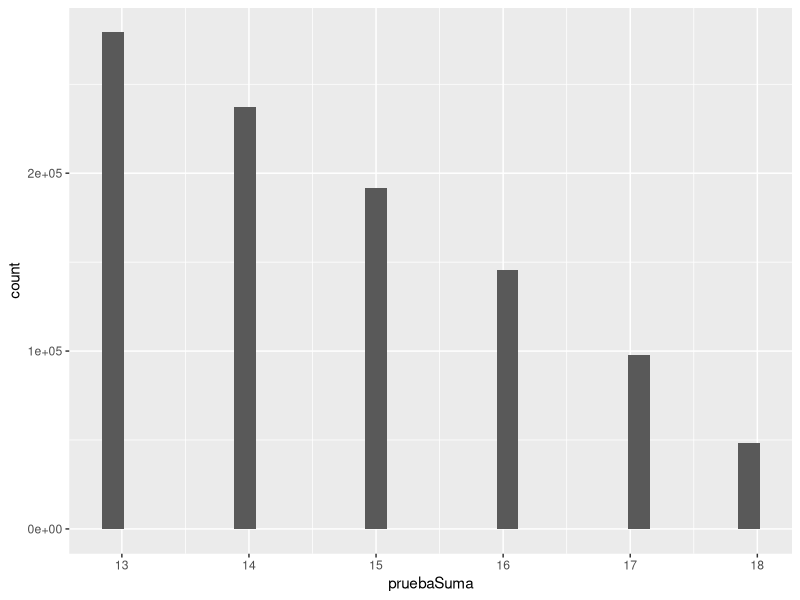
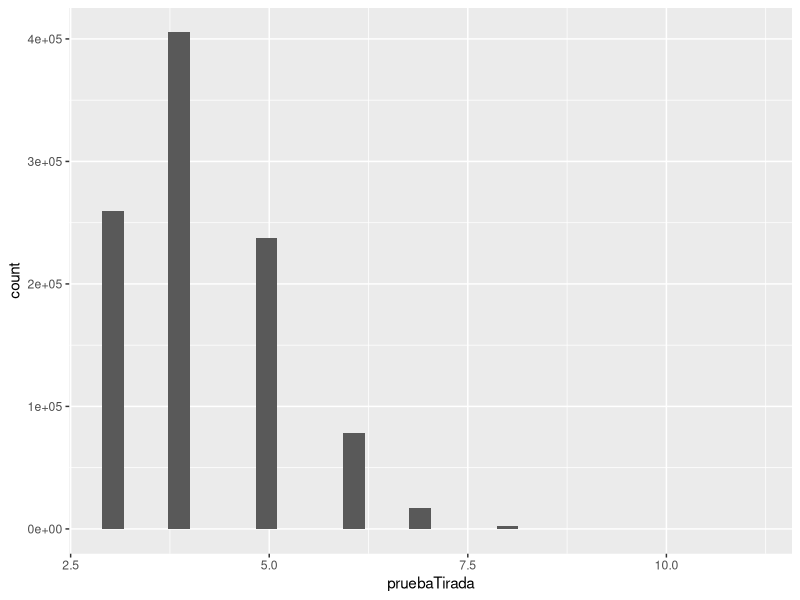

The R script that drew these images, in order:
## ---- chunk 1
library(ggplot2)
## ---- chunk 2
pruebaTirada <- c()
pruebaSuma <- c()

for (i in 1:1000000) {
  dsix <- sample(1:6, 13, TRUE)
  suma <- cumsum(dsix)
  primero <- which(suma > 12)[1]
  pruebaTirada[i] <- primero
  pruebaSuma[i] <- suma[primero]
}

ggplot(as.data.frame(x = pruebaSuma)) +
  geom_histogram(aes(pruebaSuma))

ggplot(as.data.frame(x = pruebaTirada)) +
  geom_histogram(aes(pruebaTirada))
